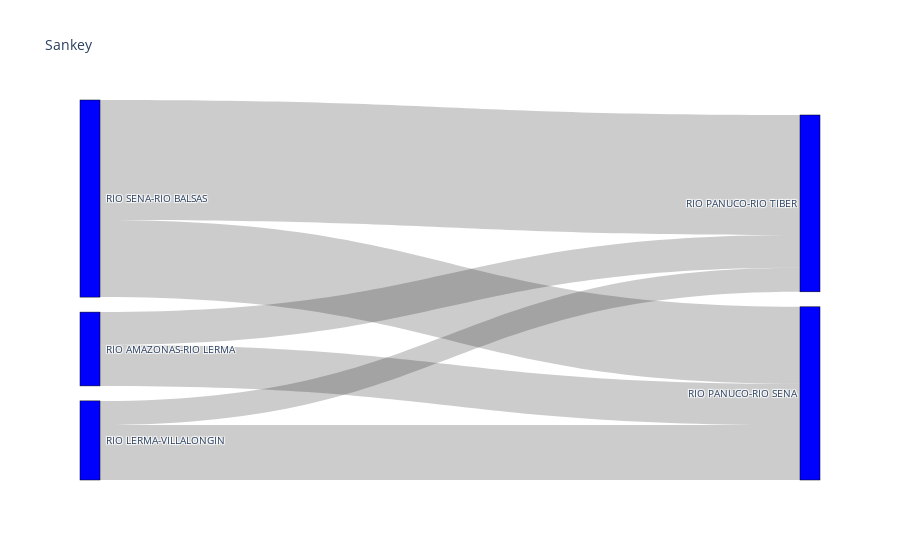

The cell this chart's notebook holds for it:
### Code cell
fig_sankey.update_layout(title_text= 'Sankey', font_size= 10)
fig_sankey.show()

### Figure 1 — Plotly figure (JSON) as saved in the notebook; plotly's stock layout.template omitted (floating-point values rounded to 4 significant figures)
{"data": [{"link": {"source": [0, 1, 2, 0, 1, 2], "target": [3, 3, 3, 4, 4, 4], "value": [929, 252, 187, 596, 319, 425]}, "node": {"color": "blue", "label": [" RIO SENA-RIO BALSAS", " RIO AMAZONAS-RIO LERMA", " RIO LERMA-VILLALONGIN", " RIO PANUCO-RIO TIBER", " RIO PANUCO-RIO SENA"], "line": {"color": "black", "width": 0.5}, "pad": 15, "thickness": 20}, "type": "sankey"}], "layout": {"font": {"size": 10}, "title": {"text": "Sankey"}}}
